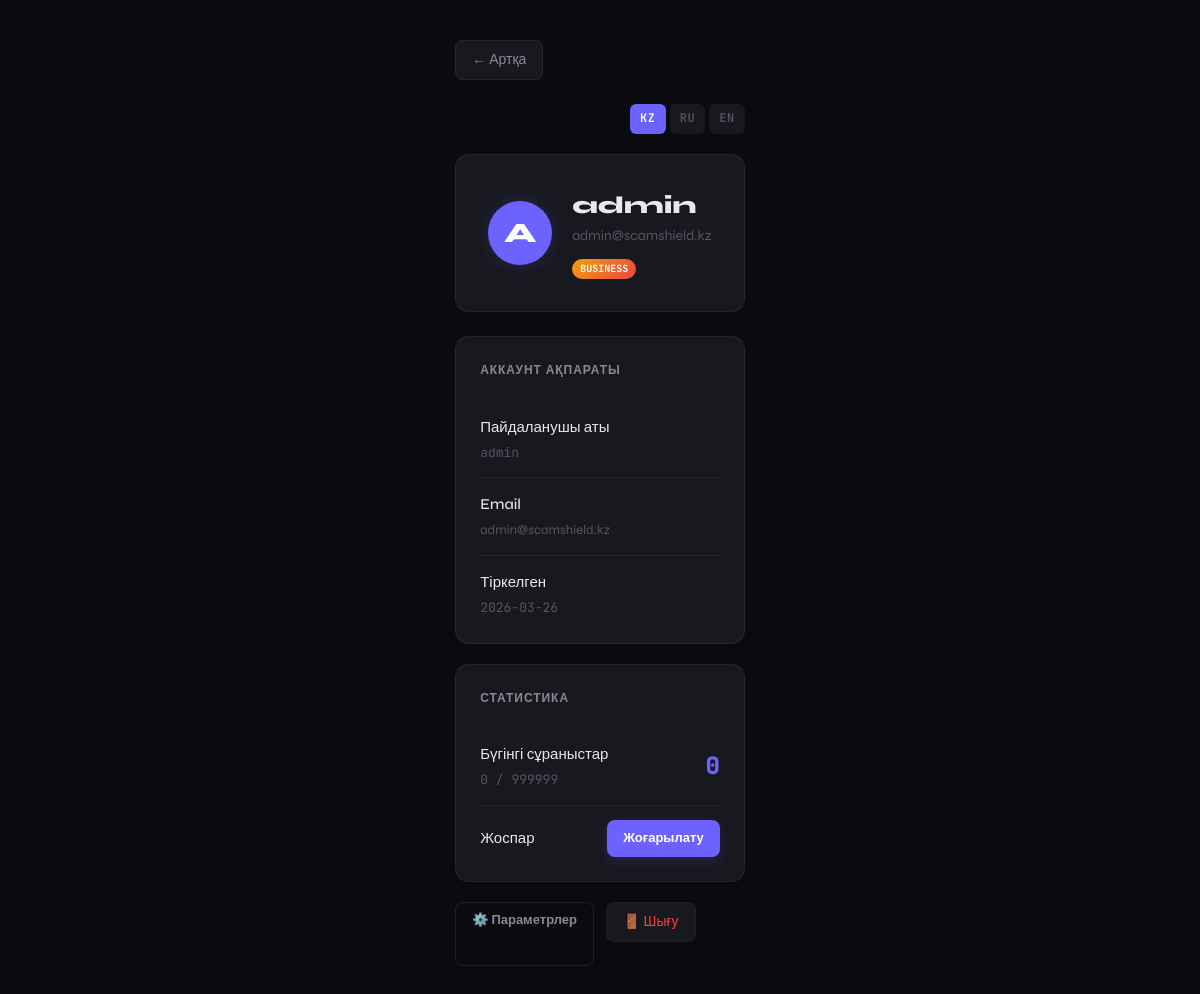
The app's page /profile (signed in) with its own data.
### scam_analyzer/app.py (models this page shows, shortened)
class User(db.Model, UserMixin):
    id                = db.Column(db.Integer, primary_key=True)
    username          = db.Column(db.String(100), unique=True)
    email             = db.Column(db.String(200))
    password_hash     = db.Column(db.String(200))
    is_admin          = db.Column(db.Boolean, default=False)
    plan              = db.Column(db.String(20), default='free')   # free / pro / business
    requests_today    = db.Column(db.Integer, default=0)
    last_request_date = db.Column(db.String(20), default='')
    created_at        = db.Column(db.String(30), default='')
    theme             = db.Column(db.String(10), default='dark')
    notifications     = db.Column(db.Boolean, default=True)
    language          = db.Column(db.String(5),  default='kz')
    deep_analysis     = db.Column(db.Boolean, default=False)
    def get_daily_limit(self):
        return {'free': 10, 'pro': 100, 'business': 999999}.get(self.plan, 10)

### scam_analyzer/app.py (the view)
@app.route("/profile")
@login_required
def profile():
    t = get_t()
    return render_template("profile.html", t=t, lang=get_lang(), user=current_user)

### scam_analyzer/app.py (called while the page is built)
@login_manager.user_loader
def load_user(user_id):
    return User.query.get(int(user_id))

def get_lang():
    if current_user.is_authenticated:
        return current_user.language
    return session.get("lang", "kz")

def get_t():
    return TRANSLATIONS[get_lang()]

### scam_analyzer/templates/profile.html (shortened to what this page needs)
<!DOCTYPE html>
<html lang="{{ lang }}" data-theme="{{ user.theme }}">
<head>
    <link rel="stylesheet" href="{{ url_for('static', filename='style.css') }}">
</head>
<body style="overflow:auto">
<div class="page-layout">
    <a href="/" class="back-btn">←
        {% if lang == 'kz' %}Артқа{% elif lang == 'ru' %}Назад{% else %}Back{% endif %}
    </a>
    <div style="display:flex;justify-content:flex-end;margin-bottom:20px">
        <div class="lang-switch">
            <a href="/set_language/kz" class="lang-btn {% if lang=='kz' %}active{% endif %}">KZ</a>
            <a href="/set_language/ru" class="lang-btn {% if lang=='ru' %}active{% endif %}">RU</a>
            <a href="/set_language/en" class="lang-btn {% if lang=='en' %}active{% endif %}">EN</a>
        </div>
    </div>
    <div class="profile-header">
        <div class="profile-avatar">{{ user.username[0].upper() }}</div>
        <div>
            <div class="profile-name">{{ user.username }}</div>
            <div class="profile-email">{{ user.email or '—' }}</div>
            <div style="margin-top:8px">
                <span class="plan-badge plan-{{ user.plan }}">{{ user.plan.upper() }}</span>
            </div>
        </div>
    </div>
    <div class="settings-section">
        <div class="settings-title">
            {% if lang == 'kz' %}АККАУНТ АҚПАРАТЫ{% elif lang == 'ru' %}ДАННЫЕ АККАУНТА{% else %}ACCOUNT INFO{% endif %}
        </div>
        <div class="setting-row">
            <div class="setting-info">
                <div class="setting-name">{{ t.username }}</div>
                <div class="setting-desc" style="font-family:var(--mono)">{{ user.username }}</div>
            </div>
        </div>
        <div class="setting-row">
            <div class="setting-info">
                <div class="setting-name">{{ t.email }}</div>
                <div class="setting-desc">{{ user.email or '—' }}</div>
            </div>
        </div>
        <div class="setting-row">
            <div class="setting-info">
                <div class="setting-name">
                    {% if lang == 'kz' %}Тіркелген{% elif lang == 'ru' %}Зарегистрирован{% else %}Registered{% endif %}
                </div>
                <div class="setting-desc" style="font-family:var(--mono);font-size:13px">{{ user.created_at[:10] if user.created_at else '—' }}</div>
            </div>
        </div>
    </div>
    <div class="settings-section">
        <div class="settings-title">
            {% if lang == 'kz' %}СТАТИСТИКА{% elif lang == 'ru' %}СТАТИСТИКА{% else %}STATS{% endif %}
        </div>
        <div class="setting-row">
            <div class="setting-info">
                <div class="setting-name">
                    {% if lang == 'kz' %}Бүгінгі сұраныстар{% elif lang == 'ru' %}Запросов сегодня{% else %}Requests today{% endif %}
                </div>
                <div class="setting-desc" style="font-family:var(--mono)">
                    {{ user.requests_today }} / {{ user.get_daily_limit() }}
                </div>
            </div>
            <div style="font-size:24px;font-weight:800;font-family:var(--mono);color:var(--accent)">
                {{ user.requests_today }}
            </div>
        </div>
        <div class="setting-row">
            <div class="setting-info">
                <div class="setting-name">
                    {% if lang == 'kz' %}Жоспар{% elif lang == 'ru' %}Тарифный план{% else %}Plan{% endif %}
                </div>
            </div>
            <a href="/plans" class="btn-primary" style="padding:8px 16px;font-size:13px;text-decoration:none">
                {% if lang == 'kz' %}Жоғарылату{% elif lang == 'ru' %}Повысить{% else %}Upgrade{% endif %}
            </a>
        </div>
    </div>
    <div style="display:flex;gap:12px;flex-wrap:wrap">
        <a href="/settings" class="btn-outline">⚙️ {{ t.settings }}</a>
        <a href="/logout" class="back-btn" style="color:var(--high);border-color:var(--high-bg)">🚪 {{ t.logout }}</a>
    </div>
</div>
</body>
</html>

### scam_analyzer/static/style.css (style rules this page uses)
:root { --bg: #0a0a0f; --bg2: #111118; --bg3: #18181f; --bg4: #1e1e28; --border: #ffffff0f; --border2: #ffffff18; --text: #e8e8f0; --text2: #888899; --text3: #555566; --accent: #6c63ff; --accent2: #8b82ff; --accent-glow: #6c63ff30; --low: #22c55e; --low-bg: #22c55e15; --medium: #f59e0b; --medium-bg: #f59e0b15; --high: #ef4444; --high-bg: #ef444415; --radius: 14px; --radius-sm: 8px; --font: 'Syne', sans-serif; --mono: 'JetBrains Mono', monospace; --sidebar-w: 240px; --transition: 0.2s cubic-bezier(0.4, 0, 0.2, 1); }
*, *::before, *::after { box-sizing: border-box; margin: 0; padding: 0; }
html, body { height: 100%; font-family: var(--font); background: var(--bg); color: var(--text); font-size: 15px; line-height: 1.6; overflow: hidden; }
body { display: flex; height: 100vh; }
.lang-switch { display: flex; gap: 4px; }
.lang-btn { padding: 5px 10px; border-radius: 6px; background: var(--bg3); color: var(--text3); text-decoration: none; font-size: 12px; font-weight: 600; font-family: var(--mono); transition: all var(--transition); letter-spacing: 0.05em; }
.lang-btn.active { background: var(--accent); color: #fff; }
.plan-badge { display: inline-block; padding: 2px 8px; border-radius: 20px; font-size: 10px; font-weight: 700; font-family: var(--mono); width: fit-content; }
.plan-business { background: linear-gradient(135deg, #f59e0b, #ef4444); color: #fff; }
.btn-outline { padding: 7px 16px; border: 1px solid var(--border2); border-radius: var(--radius-sm); background: none; color: var(--text2); text-decoration: none; font-size: 13px; font-weight: 600; transition: all var(--transition); font-family: var(--font); cursor: pointer; }
.btn-primary { padding: 7px 16px; border: none; border-radius: var(--radius-sm); background: var(--accent); color: #fff; text-decoration: none; font-size: 13px; font-weight: 600; transition: all var(--transition); font-family: var(--font); cursor: pointer; box-shadow: 0 4px 12px var(--accent-glow); }
.page-layout { max-width: 900px; margin: 0 auto; padding: 40px 20px; }
.settings-section { background: var(--bg3); border: 1px solid var(--border); border-radius: var(--radius); padding: 24px; margin-bottom: 20px; }
.settings-title { font-size: 15px; font-weight: 700; margin-bottom: 20px; color: var(--text2); text-transform: uppercase; letter-spacing: 0.08em; font-size: 12px; }
.setting-row { display: flex; align-items: center; justify-content: space-between; padding: 14px 0; border-bottom: 1px solid var(--border); }
.setting-row:last-child { border-bottom: none; padding-bottom: 0; }
.setting-info { display: flex; flex-direction: column; gap: 4px; }
.setting-name { font-size: 15px; font-weight: 500; }
.setting-desc { font-size: 13px; color: var(--text3); }
.profile-header { display: flex; align-items: center; gap: 20px; padding: 32px; background: var(--bg3); border: 1px solid var(--border); border-radius: var(--radius); margin-bottom: 24px; }
.profile-avatar { width: 64px; height: 64px; border-radius: 50%; background: var(--accent); color: #fff; display: flex; align-items: center; justify-content: center; font-size: 28px; font-weight: 800; box-shadow: 0 0 20px var(--accent-glow); }
.profile-name { font-size: 24px; font-weight: 800; }
.profile-email { font-size: 14px; color: var(--text3); }
.back-btn { display: inline-flex; align-items: center; gap: 6px; padding: 8px 16px; background: var(--bg3); border: 1px solid var(--border); border-radius: var(--radius-sm); color: var(--text2); text-decoration: none; font-size: 14px; font-weight: 500; margin-bottom: 24px; transition: all var(--transition); cursor: pointer; }

### records on screen
User: username "A", username "admin", email "admin@scamshield.kz", plan "BUSINESS", created_at "2026-03-26", requests_today "0", get_daily_limit "999999"

### other values on screen
{{ t.username }} "Пайдаланушы аты"
{{ t.email }} "Email"
{{ t.settings }} "Параметрлер"
{{ t.logout }} "Шығу"
